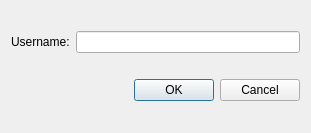
<?xml version="1.0" encoding="UTF-8"?>
<ui version="4.0">
 <class>DelUser</class>
 <widget class="QDialog" name="DelUser">
  <property name="geometry">
   <rect>
    <x>0</x>
    <y>0</y>
    <width>311</width>
    <height>133</height>
   </rect>
  </property>
  <property name="windowTitle">
   <string>Delete User</string>
  </property>
  <layout class="QVBoxLayout" name="verticalLayout">
   <item>
    <layout class="QGridLayout" name="gridLayout">
     <item row="0" column="0">
      <widget class="QLabel" name="label">
       <property name="text">
        <string>Username:</string>
       </property>
      </widget>
     </item>
     <item row="0" column="1">
      <widget class="QLineEdit" name="username"/>
     </item>
    </layout>
   </item>
   <item>
    <widget class="QDialogButtonBox" name="buttonBox">
     <property name="orientation">
      <enum>Qt::Horizontal</enum>
     </property>
     <property name="standardButtons">
      <set>QDialogButtonBox::Cancel|QDialogButtonBox::Ok</set>
     </property>
    </widget>
   </item>
  </layout>
 </widget>
 <resources/>
 <connections>
  <connection>
   <sender>buttonBox</sender>
   <signal>accepted()</signal>
   <receiver>DelUser</receiver>
   <slot>accept()</slot>
   <hints>
    <hint type="sourcelabel">
     <x>248</x>
     <y>254</y>
    </hint>
    <hint type="destinationlabel">
     <x>157</x>
     <y>274</y>
    </hint>
   </hints>
  </connection>
  <connection>
   <sender>buttonBox</sender>
   <signal>rejected()</signal>
   <receiver>DelUser</receiver>
   <slot>reject()</slot>
   <hints>
    <hint type="sourcelabel">
     <x>316</x>
     <y>260</y>
    </hint>
    <hint type="destinationlabel">
     <x>286</x>
     <y>274</y>
    </hint>
   </hints>
  </connection>
 </connections>
</ui>
